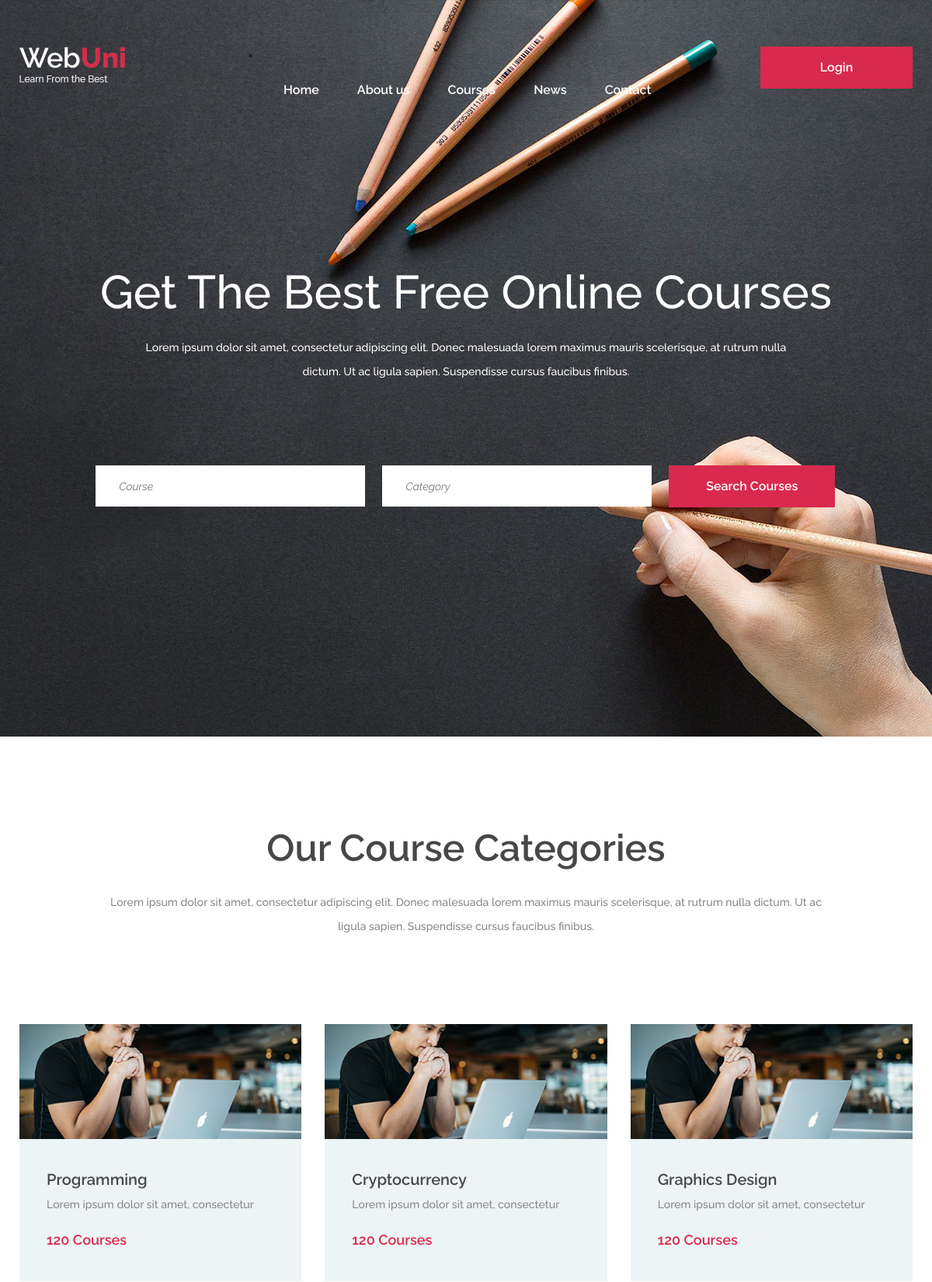
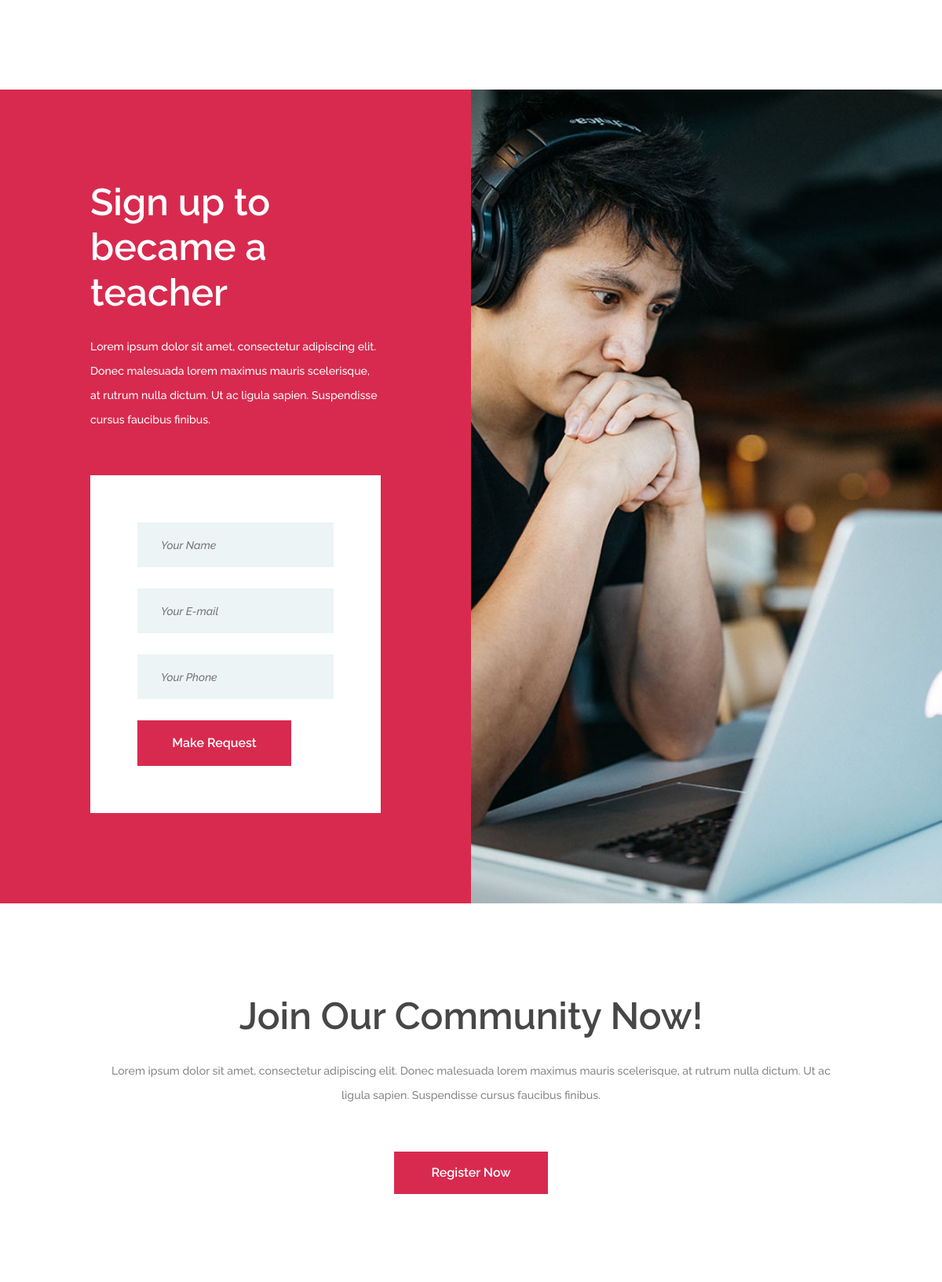
The page / (upper part) on the database its author committed (2 pictures, top to bottom).
### courses/models.py (models this page shows)
class Category(models.Model):
    category = models.CharField(max_length=150)
    def __str__(self):
        return '{}'.format(self.category)

### courses/views.py (the view)
# urls.py: path('', HomeView.as_view(), name='home'),
class HomeView(TemplateView):
    template_name = 'index.html'
    def get_context_data(self, **kwargs):
        context = super().get_context_data(**kwargs)
        category = Category.objects.all()
        context['category'] = category
        return context

### templates/index.html
{% extends 'base.html' %}
{% load static %}
{% block content %}
<section class="hero-section set-bg" data-setbg="{% static 'webuni/img/bg.jpg'%}">
  <div class="container">
    <div class="hero-text text-white">
      <h2>Get The Best Free Online Courses</h2>
      <p>Lorem ipsum dolor sit amet, consectetur adipiscing elit. Donec malesuada lorem maximus mauris scelerisque, at rutrum nulla <br> dictum. Ut ac ligula sapien. Suspendisse cursus faucibus finibus.</p>
    </div>
    <div class="row">
      <div class="col-lg-10 offset-lg-1">
        <form class="intro-newslatter">
          <input type="text" placeholder="Course">
          <input type="text" class="last-s" placeholder="Category">
          <button class="site-btn">Search Courses</button>
        </form>
      </div>
    </div>
  </div>
</section>
<section class="categories-section spad">
  <div class="container">
    <div class="section-title">
      <h2>Our Course Categories</h2>
      <p>Lorem ipsum dolor sit amet, consectetur adipiscing elit. Donec malesuada lorem maximus mauris scelerisque, at rutrum nulla dictum. Ut ac ligula sapien. Suspendisse cursus faucibus finibus.</p>
    </div>
    <div class="row">
      {% for cat in category %}
      <div class="col-lg-4 col-md-6">
        <div class="categorie-item">
          <div class="ci-thumb set-bg" data-setbg="{% static 'webuni/img/categories/1.jpg' %}"></div>
          <div class="ci-text">
            <h5>{{cat|capfirst}}</h5>
            <p>Lorem ipsum dolor sit amet, consectetur</p>
            <span>120 Courses</span>
          </div>
        </div>
      </div>
      {% endfor %}
    </div>
  </div>
</section>
<section class="signup-section spad">
  <div class="signup-bg set-bg" data-setbg="{% static 'webuni/img/signup-bg.jpg' %}"></div>
  <div class="container-fluid">
    <div class="row">
      <div class="col-lg-6">
        <div class="signup-warp">
          <div class="section-title text-white text-left">
            <h2>Sign up to became a teacher</h2>
            <p>Lorem ipsum dolor sit amet, consectetur adipiscing elit. Donec malesuada lorem maximus mauris scelerisque, at rutrum nulla dictum. Ut ac ligula sapien. Suspendisse cursus faucibus finibus.</p>
          </div>
          <form class="signup-form">
            <input type="text" placeholder="Your Name" name="name">
            <input type="text" placeholder="Your E-mail" name="e-mail">
            <input type="text" placeholder="Your Phone" name="phone">
            <button class="site-btn">Make Request</button>
          </form>
        </div>
      </div>
    </div>
  </div>
</section>
{% endblock content %}

### static/webuni/css/style.css (style rules this page uses)
html, body { height: 100%; font-family: 'Raleway', sans-serif; -webkit-font-smoothing: antialiased; font-smoothing: antialiased; }
h1, h2, h3, h4, h5, h6 { margin: 0; font-weight: 600; color: #474747; }
h2 { font-size: 36px; }
h5 { font-size: 20px; }
p { font-size: 14.1px; color: #878787; line-height: 2.2; font-weight: 500; }
::placeholder { font-style: italic; }
.section-title { text-align: center; padding: 0 110px; margin-bottom: 110px; }
.section-title h2 { font-size: 48px; font-weight: 600; margin-bottom: 25px; }
.section-title p { margin-bottom: 0; font-weight: 500; }
.set-bg { background-repeat: no-repeat; background-size: cover; background-position: top center; }
.spad { padding-top: 115px; padding-bottom: 115px; }
.text-white h1, .text-white h2, .text-white h3, .text-white h4, .text-white h5, .text-white h6, .text-white p, .text-white span, .text-white li, .text-white a { color: #fff; }
.site-btn { display: inline-block; min-width: 196px; text-align: center; border: none; padding: 15px 10px; font-weight: 600; font-size: 16px; position: relative; color: #fff; cursor: pointer; background: #d82a4e; }
.hero-section { height: 948px; }
.hero-text { text-align: center; padding-top: 340px; margin-bottom: 105px; }
.hero-text h2 { font-size: 60px; font-weight: 500; margin-bottom: 20px; }
.intro-newslatter input[type=text], .intro-newslatter input[type=email] { height: 53px; width: 36.4%; padding: 0 30px; margin-right: 22px; float: left; border: none; font-size: 14px; }
.intro-newslatter .site-btn { min-width: 214px; }
.categories-section .container { margin-bottom: -34px; }
.categorie-item { margin-bottom: 34px; background: #edf4f6; -webkit-transition: all 0.4s; -o-transition: all 0.4s; transition: all 0.4s; }
.categorie-item .ci-thumb { background-size: cover; height: 148px; -webkit-transition: all 0.2s; -o-transition: all 0.2s; transition: all 0.2s; }
.categorie-item .ci-text { padding: 40px 35px; }
.categorie-item .ci-text h5 { margin-bottom: 5px; }
.categorie-item .ci-text span { font-size: 18px; font-weight: 600; color: #d82a4e; }
.signup-section { background: #d82a4e; position: relative; }
.signup-section .section-title { padding: 0; margin-bottom: 55px; }
.signup-section .signup-bg { position: absolute; width: 50%; height: 100%; right: 0; top: 0; z-index: 1; }
.signup-warp { padding: 0 100px; }
.signup-form, .contact-form { background: #fff; padding: 60px; }
.signup-form input[type=text], .signup-form input[type=email], .signup-form textarea, .contact-form input[type=text], .contact-form input[type=email], .contact-form textarea { height: 57px; width: 100%; padding: 0 30px; margin-bottom: 27px; float: left; border: none; font-size: 14px; font-weight: 500; background: #edf4f6; }
.signup-form .site-btn, .contact-form .site-btn { padding: 17px 10px; }
@media (min-width: 1200px) { .container { max-width: 1180px; } }

### rows shown on the page
Category: category "Programming"
Category: category "Cryptocurrency"
Category: category "Graphics Design"
